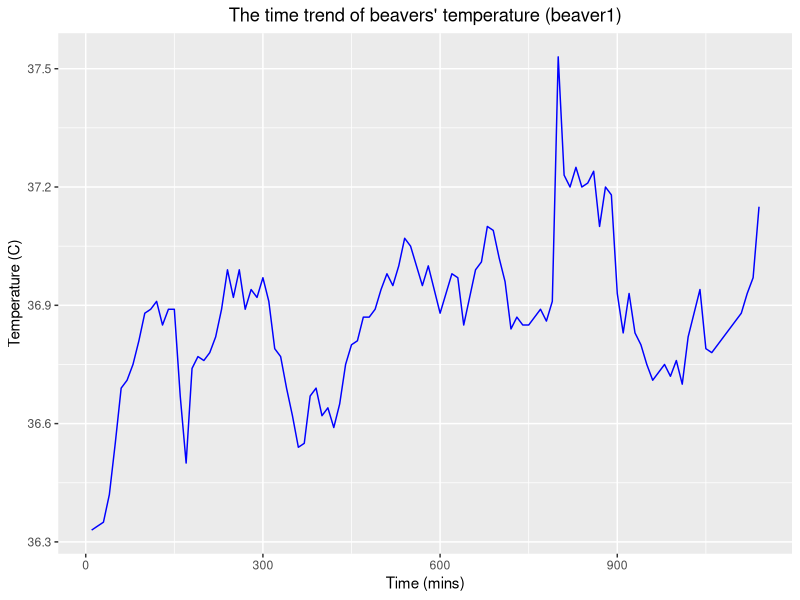
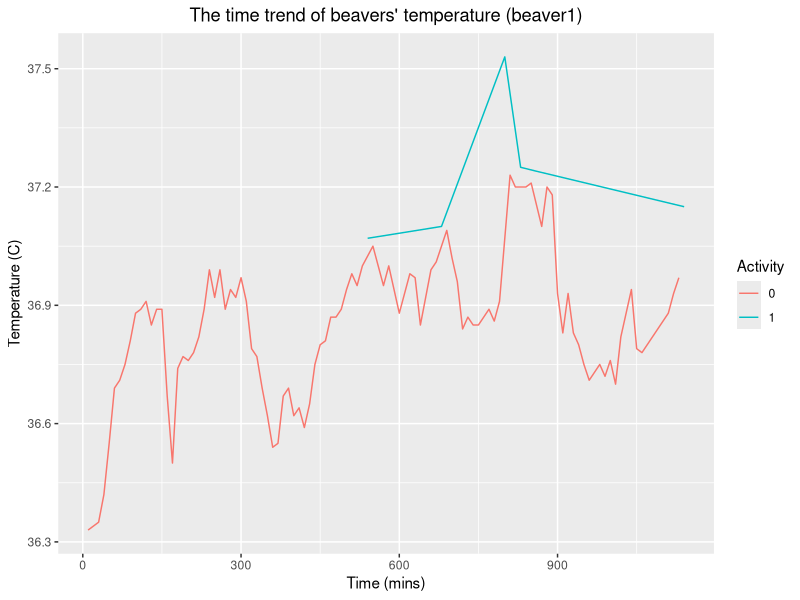
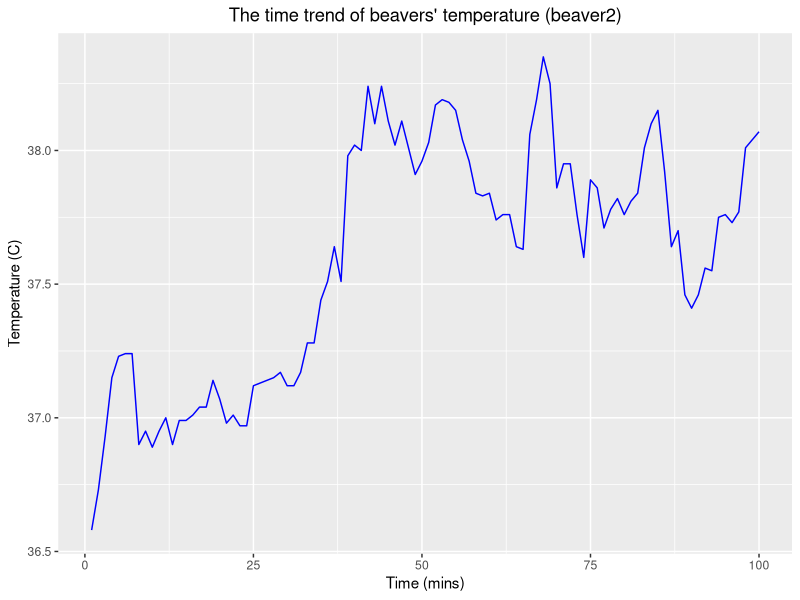
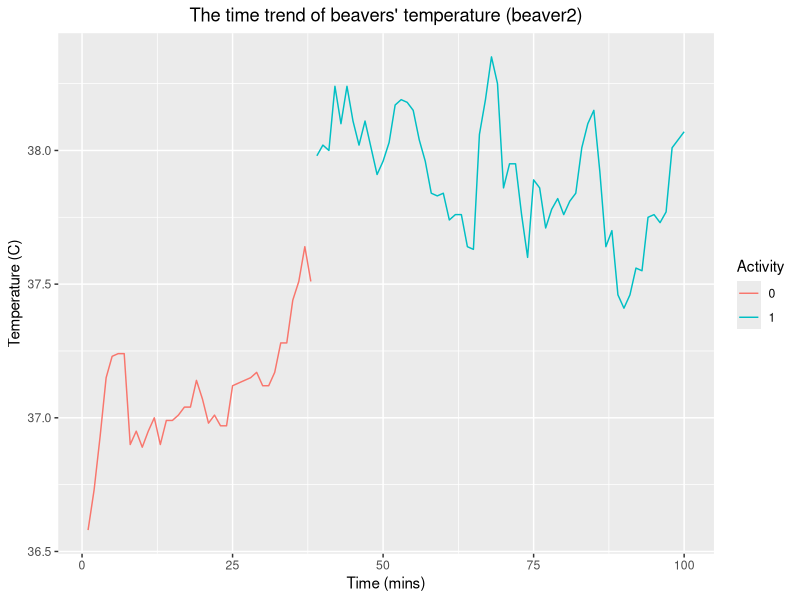

Reproduce these figures in R, in order.
## ---- chunk 1
knitr::opts_chunk$set(echo = TRUE)
## ---- chunk 2
library(ggplot2)
beaver_1 <- data.frame(TimePoint=(1:dim(beaver1)[1])*10, beaver1)

p1 <- ggplot(beaver_1, aes(x=TimePoint, y=temp))+
      geom_line(color="blue")+
      xlab("Time (mins)") + ylab("Temperature (C)") +
      labs(title = "The time trend of beavers' temperature (beaver1)") +
      theme(plot.title = element_text(hjust = 0.5))

p1
## ---- chunk 3
p2 <- ggplot(beaver_1, aes(x=TimePoint, y=temp, color=factor(activ)))+
      geom_line()+
      xlab("Time (mins)") + ylab("Temperature (C)") +
      labs(title = "The time trend of beavers' temperature (beaver1)", color="Activity") +
      theme(plot.title = element_text(hjust = 0.5))

p2
## ---- chunk 4
beaver_2 <- data.frame((TimePoint=1:dim(beaver2)[1])*10, beaver2)

p3 <- ggplot(beaver_2, aes(x=TimePoint, y=temp))+
      geom_line(color="blue")+
      xlab("Time (mins)") + ylab("Temperature (C)") +
      labs(title = "The time trend of beavers' temperature (beaver2)") +
      theme(plot.title = element_text(hjust = 0.5))

p3
## ---- chunk 5
p4 <- ggplot(beaver_2, aes(x=TimePoint, y=temp, color=factor(activ)))+
      geom_line()+
      xlab("Time (mins)") + ylab("Temperature (C)") +
      labs(title = "The time trend of beavers' temperature (beaver2)", color="Activity") +
      theme(plot.title = element_text(hjust = 0.5))

p4
